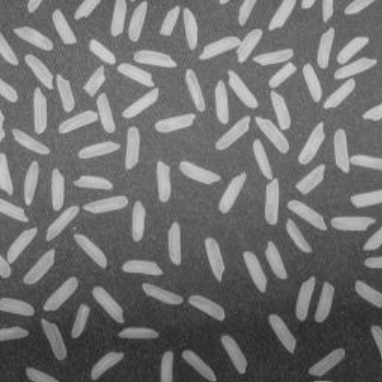
%> input picture Image/rice.PNG, 382 x 382 px
$ octave Num_Objects.m   (GNU Octave 9; MATLAB toolbox functions it lacks are replaced by stand-ins)
%> lines starting %> are read from the running program, lines starting %| are printed output that depends on the picture; in (x1, y1, x2, y2) boxes, pixels count from 0 and x2, y2 are one past the last pixel; in counts of white or black regions, pixels touching at a corner belong together; the program's own positions count from 1
I = imread('rice.png');
%> I is the input picture: size 382x382x3 uint8; min 36, max 214, mean 111.4
subplot(2,2,1);
imshow(I);
xlabel('Original Image');

G = im2bw(I,graythresh(I));
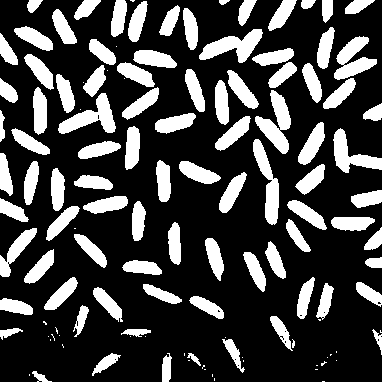
%> G: size 382x382 logical; 26.3% white; 127 white regions (37 under 20 px), largest, box (x1, y1, x2, y2) and area: (255, 90, 291, 154) 1064, (199, 29, 263, 63) 1014, (58, 93, 116, 134) 1006
subplot(2,2,2);
imshow(G);
xlabel('Binary Image');

se= strel('disk',3);
B = imopen(G,se);
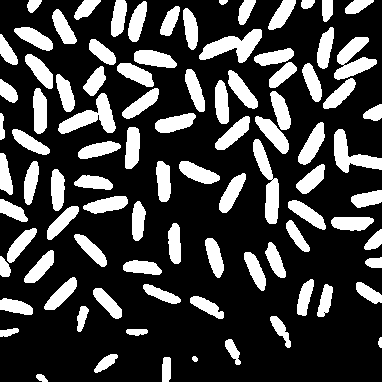
%> B: size 382x382 logical; 25.7% white; 92 white regions, largest, box (x1, y1, x2, y2) and area: (199, 29, 262, 63) 1011, (58, 93, 116, 134) 999, (253, 139, 279, 224) 965
subplot(2,2,3);
imshow(B);
xlabel('Opening Image');

cc = bwconncomp(B,4);
%> cc = 94 connected components
labeled = labelmatrix(cc);
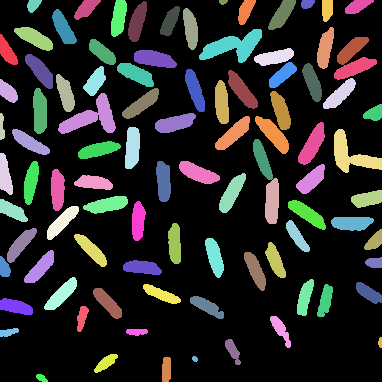
%> labeled: size 382x382 uint8; 95 distinct labels, from 0 to 94; one colour per label, 0 black
RGB_label = label2rgb(labeled,'spring','c','shuffle');
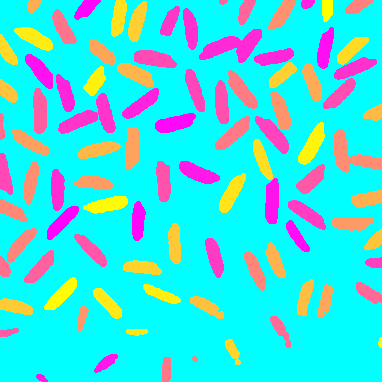
%> RGB_label: size 382x382x3 uint8; mean R, G, B 65.6, 221, 223.4
subplot(2,2,4);
imshow(RGB_label);
xlabel('Labeled Image')

cc.NumObjects
%> ans = 94
